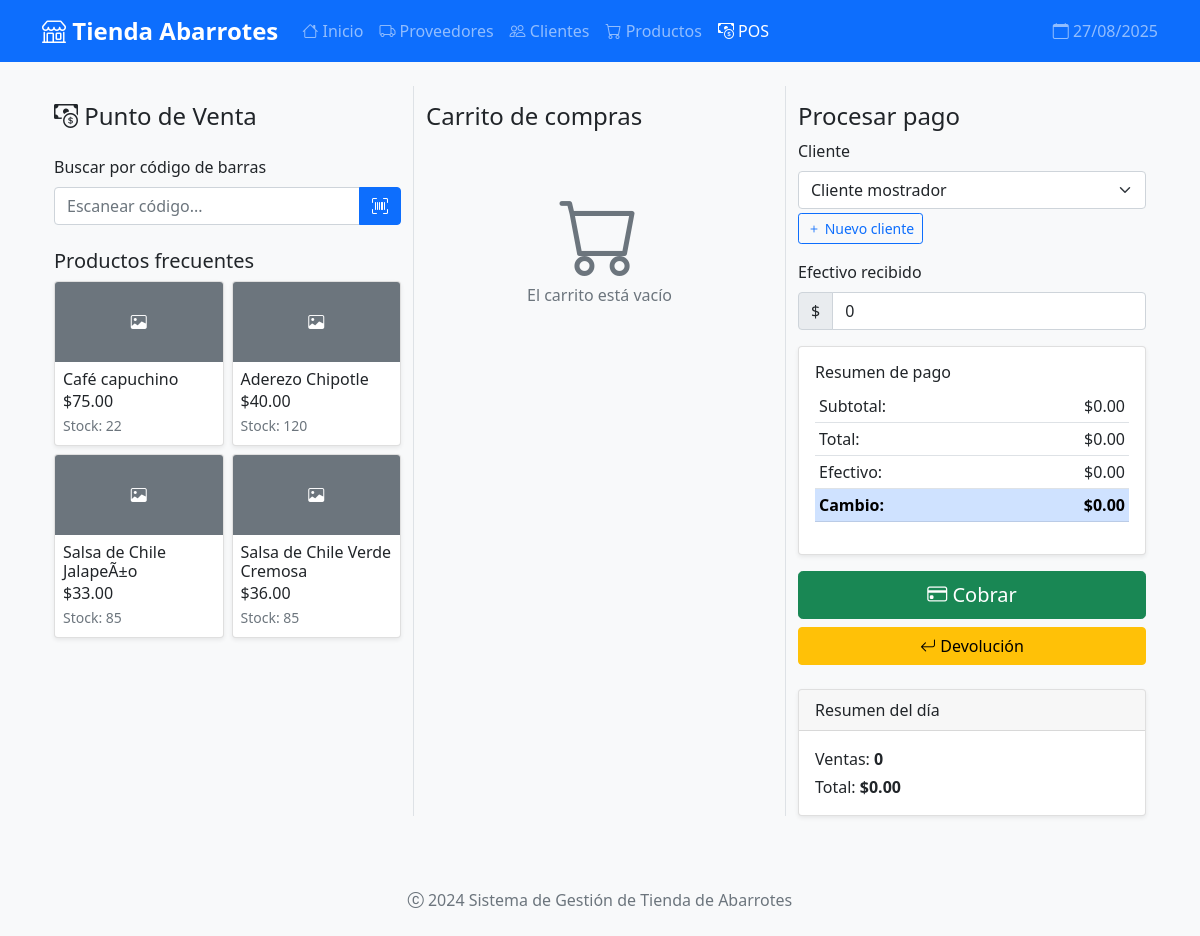
The app's page /pos with its own data.
### models.py (models this page shows, shortened)
class Producto(db.Model):
    __tablename__ = 'productos'
    id = db.Column(db.Integer, primary_key=True)
    codigo = db.Column(db.String(50), unique=True, nullable=True)  # Cambiado de codigo_barras a codigo
    codigo_barras = db.Column(db.String(50), unique=True, nullable=True)
    nombre = db.Column(db.String(100), nullable=False)
    descripcion = db.Column(db.Text)
    precio_compra = db.Column(db.Float, nullable=False)
    precio_venta = db.Column(db.Float, nullable=False)
    stock = db.Column(db.Integer, default=0)
    stock_minimo = db.Column(db.Integer, default=5)
    categoria = db.Column(db.String(50))
    clave_producto_sat = db.Column(db.String(50))  # Clave SAT
    unidad_medida_sat = db.Column(db.String(20), default='H87')  # H87 = Pieza
    clave_unidad_sat = db.Column(db.String(3), default='E48')  # E48 = Servicio
    objeto_impuesto_sat = db.Column(db.String(2), default='02')  # 02 = Sí causa IVA
    proveedor_id = db.Column(db.Integer, db.ForeignKey('proveedores.id'), nullable=False)
    imagen_url = db.Column(db.String(200), nullable=True)
    fecha_creacion = db.Column(db.DateTime, default=datetime.utcnow)
    activo = db.Column(db.Boolean, default=True)

### app.py (the view)
@app.route('/pos')
def punto_venta():
    if 'carrito' not in session:
        session['carrito'] = []
    productos = Producto.query.filter_by(activo=True).all()
    clientes = Cliente.query.order_by(Cliente.nombre).all()
    hoy = datetime.now().date()
    resumen = obtener_resumen_ventas(hoy, hoy)
    return render_template('pos/pos.html',
                         productos=productos,
                         clientes=clientes,
                         resumen=resumen)

### app.py (called while the page is built)
@app.context_processor
def inject_global_vars():
    return {
        'now': datetime.now(),
        'current_year': datetime.now().year
    }

### utils/pos_utils.py (called while the page is built)
def obtener_resumen_ventas(fecha_inicio=None, fecha_fin=None):
    from models import db
    query = db.session.query(
        db.func.count(Venta.id).label('total_ventas'),
        db.func.sum(Venta.total).label('total_ingresos')
    ).filter(Venta.estado == 'completada')
    if fecha_inicio:
        query = query.filter(Venta.fecha_creacion >= fecha_inicio)
    if fecha_fin:
        query = query.filter(Venta.fecha_creacion <= fecha_fin)
    return query.first()

### templates/pos/pos.html (shortened to what this page needs)
{% extends "base.html" %}
{% block content %}
<div class="container-fluid">
    <div class="row">
        <div class="col-md-4 border-end bg-light">
            <div class="sticky-top pt-3" style="z-index: 1000;">
                <h4 class="mb-4">
                    <i class="bi bi-cash-coin"></i> Punto de Venta
                </h4>
                <div class="mb-3">
                    <label class="form-label">Buscar por código de barras</label>
                    <div class="input-group">
                        <input type="text" id="codigo-barras" class="form-control"
                               placeholder="Escanear código..." autofocus>
                        <button class="btn btn-primary" onclick="buscarPorCodigo()">
                            <i class="bi bi-upc-scan"></i>
                        </button>
                    </div>
                </div>
                <h5 class="mt-4">Productos frecuentes</h5>
                <div class="row row-cols-2 g-2" id="productos-frecuentes">
                    {% for producto in productos[:8] %}
                    <div class="col">
                        <div class="card h-100 producto-card"
                             onclick="agregarAlCarrito({{ producto.id }})"
                             style="cursor: pointer;">
                            {% if producto.imagen_url %}
                            <img src="{{ producto.imagen_url }}" class="card-img-top"
                                 alt="{{ producto.nombre }}" style="height: 80px; object-fit: cover;">
                            {% else %}
                            <div class="card-img-top bg-secondary d-flex align-items-center justify-content-center"
                                 style="height: 80px;">
                                <i class="bi bi-image text-white"></i>
                            </div>
                            {% endif %}
                            <div class="card-body p-2">
                                <h6 class="card-title mb-0">{{ producto.nombre }}</h6>
                                <p class="card-text mb-0">${{ "%.2f"|format(producto.precio_venta) }}</p>
                                <small class="text-muted">Stock: {{ producto.stock }}</small>
                            </div>
                        </div>
                    </div>
                    {% endfor %}
                </div>
            </div>
        </div>
        <div class="col-md-4 border-end">
            <div class="pt-3">
                <h4>Carrito de compras</h4>
                <div id="carrito-vacio" class="text-center py-5 {% if session.carrito %}d-none{% endif %}">
                    <i class="bi bi-cart display-1 text-muted"></i>
                    <p class="text-muted">El carrito está vacío</p>
                </div>
            </div>
        </div>
        <div class="col-md-4">
            <div class="pt-3">
                <h4>Procesar pago</h4>
                <div class="mb-3">
                    <label class="form-label">Cliente</label>
                    <select class="form-select" id="cliente-select">
                        <option value="">Cliente mostrador</option>
                    </select>
                    <button class="btn btn-sm btn-outline-primary mt-1" data-bs-toggle="modal" data-bs-target="#nuevoClienteModal">
                        <i class="bi bi-plus"></i> Nuevo cliente
                    </button>
                </div>
                <div class="mb-3">
                    <label class="form-label">Efectivo recibido</label>
                    <div class="input-group">
                        <span class="input-group-text">$</span>
                        <input type="number" class="form-control" id="efectivo-recibido"
                               step="0.01" min="0" value="0">
                    </div>
                </div>
                <div class="card mb-3">
                    <div class="card-body">
                        <h6>Resumen de pago</h6>
                        <table class="table table-sm">
                            <tr>
                                <td>Subtotal:</td>
                                <td class="text-end">$<span id="subtotal-pago">0.00</span></td>
                            </tr>
                            <tr>
                                <td>Total:</td>
                                <td class="text-end">$<span id="total-pago">0.00</span></td>
                            </tr>
                            <tr>
                                <td>Efectivo:</td>
                                <td class="text-end">$<span id="efectivo-pago">0.00</span></td>
                            </tr>
                            <tr class="table-primary">
                                <td><strong>Cambio:</strong></td>
                                <td class="text-end"><strong>$<span id="cambio-pago">0.00</span></strong></td>
                            </tr>
                        </table>
                    </div>
                </div>
                <div class="d-grid gap-2">
                    <button class="btn btn-success btn-lg" onclick="procesarVenta()">
                        <i class="bi bi-credit-card"></i> Cobrar
                    </button>
                    <a href="{{ url_for('devolucion_venta') }}" class="btn btn-warning">
                        <i class="bi bi-arrow-return-left"></i> Devolución
                    </a>
                </div>
                <div class="card mt-4">
                    <div class="card-header">
                        Resumen del día
                    </div>
                    <div class="card-body">
                        <p class="mb-1">Ventas: <strong>{{ resumen.total_ventas or 0 }}</strong></p>
                        <p class="mb-0">Total: <strong>${{ "%.2f"|format(resumen.total_ingresos or 0) }}</strong></p>
                    </div>
                </div>
            </div>
        </div>
    </div>
</div>
{% endblock %}

### templates/base.html (shortened to what this page needs)
<!DOCTYPE html>
<html lang="es">
<head>
    <link href="https://cdn.jsdelivr.net/npm/bootstrap@5.1.3/dist/css/bootstrap.min.css" rel="stylesheet">
    <link rel="stylesheet" href="https://cdn.jsdelivr.net/npm/bootstrap-icons@1.10.0/font/bootstrap-icons.css">
    <link rel="stylesheet" href="{{ url_for('static', filename='css/style.css') }}">
</head>
<body>
    <nav class="navbar navbar-expand-lg navbar-dark bg-primary mb-4">
        <div class="container">
            <a class="navbar-brand" href="{{ url_for('index') }}">
                <i class="bi bi-shop"></i> Tienda Abarrotes
            </a>
            <div class="collapse navbar-collapse" id="navbarNav">
                <ul class="navbar-nav me-auto">
                    <li class="nav-item">
                        <a class="nav-link {% if request.endpoint == 'index' %}active{% endif %}" href="{{ url_for('index') }}">
                            <i class="bi bi-house"></i> Inicio
                        </a>
                    </li>
                    <li class="nav-item">
                        <a class="nav-link {% if 'proveedores' in request.endpoint %}active{% endif %}" href="{{ url_for('lista_proveedores') }}">
                            <i class="bi bi-truck"></i> Proveedores
                        </a>
                    </li>
                    <li class="nav-item">
                        <a class="nav-link {% if 'clientes' in request.endpoint %}active{% endif %}" href="{{ url_for('lista_clientes') }}">
                            <i class="bi bi-people"></i> Clientes
                        </a>
                    </li>
                    <li class="nav-item">
                        <a class="nav-link {% if 'productos' in request.endpoint %}active{% endif %}" href="{{ url_for('lista_productos') }}">
                            <i class="bi bi-cart"></i> Productos
                        </a>
                    </li>
                    <li class="nav-item">
    <a class="nav-link {% if request.endpoint == 'punto_venta' %}active{% endif %}" href="{{ url_for('punto_venta') }}">
        <i class="bi bi-cash-coin"></i> POS
    </a>
</li>
                </ul>
                <span class="navbar-text">
                    <i class="bi bi-calendar"></i> {{ now.strftime('%d/%m/%Y') }}
                </span>
            </div>
        </div>
    </nav>
    <div class="container">
        {% block content %}{% endblock %}
    </div>
    <footer class="bg-light text-center text-muted py-4 mt-5">
        <div class="container">
            <p class="mb-0">
                <i class="bi bi-c-circle"></i> 2024 Sistema de Gestión de Tienda de Abarrotes
            </p>
        </div>
    </footer>
</body>
</html>

### static/css/style.css (style rules this page uses)
body { background-color: #f8f9fa; font-family: 'Segoe UI', Tahoma, Geneva, Verdana, sans-serif; }
.navbar-brand { font-weight: bold; font-size: 1.5rem; }
.card { box-shadow: 0 0.125rem 0.25rem rgba(0, 0, 0, 0.075); border: 1px solid rgba(0, 0, 0, 0.125); transition: all 0.3s ease; }
.btn-sm { padding: 0.25rem 0.5rem; font-size: 0.875rem; }
.form-label { font-weight: 500; margin-bottom: 0.5rem; }

### records on screen
Producto: nombre "Café capuchino", precio_venta "75.00", stock "22"
Producto: nombre "Aderezo Chipotle", precio_venta "40.00", stock "120"
Producto: nombre "Salsa de Chile JalapeÃ±o", precio_venta "33.00", stock "85"
Producto: nombre "Salsa de Chile Verde Cremosa", precio_venta "36.00", stock "85"

### other values on screen
{{ resumen.total_ventas or 0 }} "0"
{{ "%.2f"|format(resumen.total_ingresos or 0) }} "0.00"
